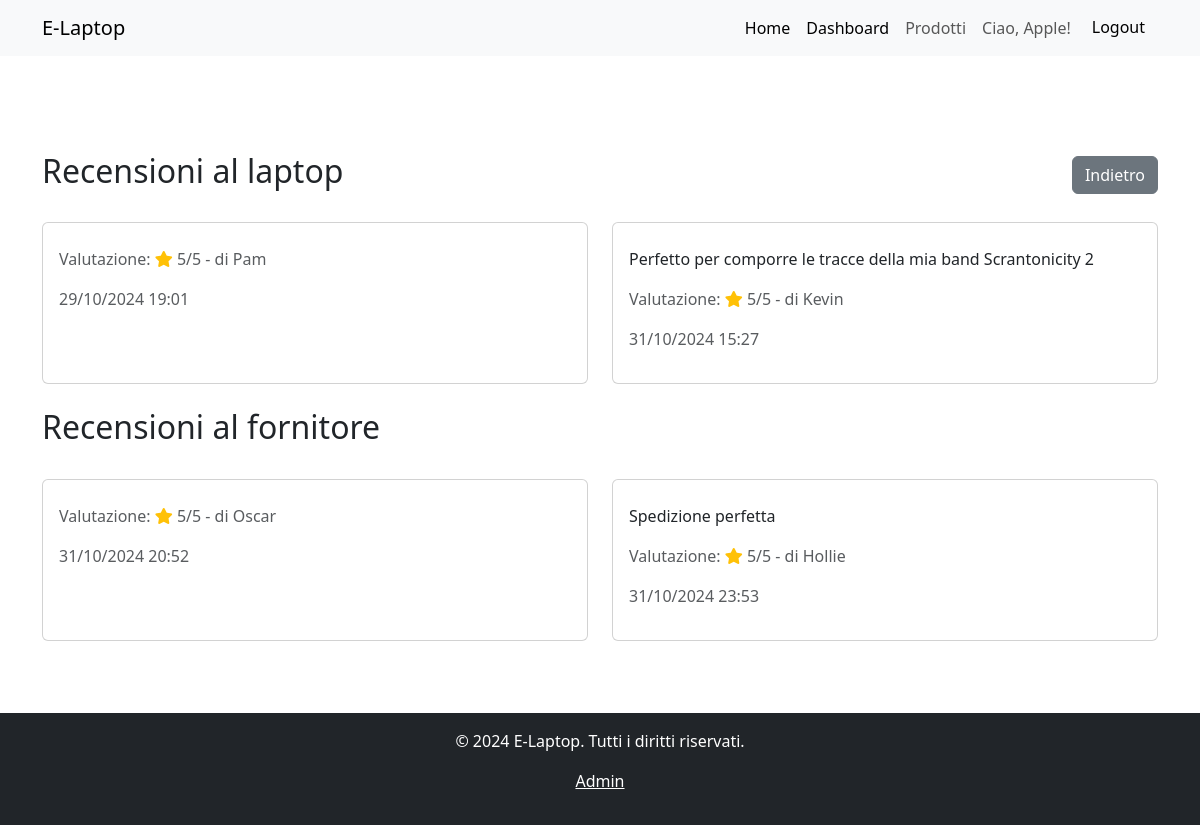
/laptopdetail/27/reviews (signed in), run on an earlier commit of the app's database.
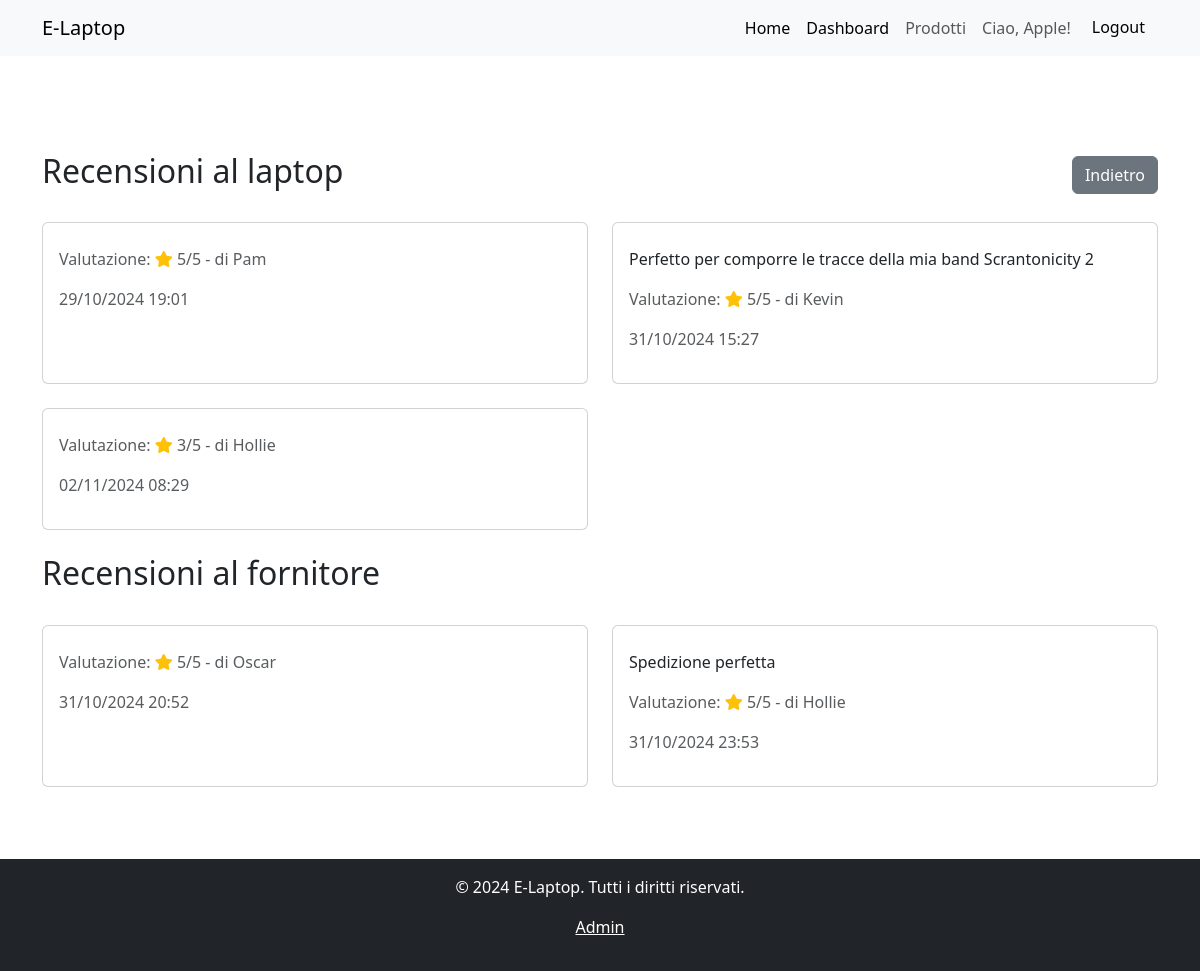
And on a later commit of the database.
### management/models.py (models this page shows, shortened)
class LaptopReview(models.Model):
    user = models.ForeignKey(settings.AUTH_USER_MODEL, on_delete=models.CASCADE)
    laptop = models.ForeignKey(Laptop, on_delete=models.CASCADE)
    rating = models.PositiveIntegerField(choices=[(i, str(i)) for i in range(1, 6)])
    description = models.TextField(max_length=200, blank=True, null=True)
    creation_time = models.DateTimeField(auto_now_add=True)
    class Meta:
        unique_together = (('user', 'laptop'),)

class CustomUser(AbstractUser):
    USER_TYPE_CHOICES = (
        ('buyer', 'Acquirente'),
        ('seller', 'Fornitore'),
    )
    user_type = models.CharField(max_length=20, choices=USER_TYPE_CHOICES)

class SellerReview(models.Model):
    user = models.ForeignKey(settings.AUTH_USER_MODEL, on_delete=models.CASCADE, related_name='seller_reviews')
    seller = models.ForeignKey(settings.AUTH_USER_MODEL, on_delete=models.CASCADE, related_name='user_reviews')
    rating = models.PositiveIntegerField(choices=[(i, str(i)) for i in range(1, 6)])
    description = models.TextField(max_length=200, blank=True, null=True)
    creation_time = models.DateTimeField(auto_now_add=True)

### management/views.py (the view)
# urls.py: path('laptopdetail/<int:laptop_id>/reviews', views.laptop_and_seller_reviews_list, name='laptop_and_seller_reviews_list'),
@login_required
def laptop_and_seller_reviews_list(request, laptop_id):
    laptop = get_object_or_404(Laptop, id=laptop_id)
    seller = get_object_or_404(CustomUser, id=laptop.seller_id)
    return render(request, 'management/laptop_and_seller_reviews_list.html', {'laptop': laptop, 'seller': seller})

### management/templates/management/laptop_and_seller_reviews_list.html (shortened to what this page needs)
{% extends "base.html" %}
{% block content %}
<div class="row mt-5">
    <div class="col-md-12">
        <div class="d-flex justify-content-between align-items-center">
            <h2>Recensioni al laptop</h2>
            <a href="{% url 'laptop_detail' laptop.id %}" class="btn btn-secondary">Indietro</a>
        </div>
        {% if laptop.laptopreview_set.exists %}
            <div class="row mt-4">
                {% for review in laptop.laptopreview_set.all %}
                    <div class="col-md-6 mb-4">
                        <div class="card h-100">
                            <div class="card-body">
                                {% if review.description %}
                                    <p class="card-text">{{ review.description }}</p>
                                {% endif %}
                                <p class="text-muted">Valutazione:
                                    <link rel="stylesheet" href="https://cdnjs.cloudflare.com/ajax/libs/font-awesome/5.15.4/css/all.min.css">
                                    <i class="fas fa-star text-warning"></i>
                                    {{ review.rating }}/5 - di {{ review.user.username }}
                                </p>
                                <p class="text-muted">{{ review.creation_time|date:"d/m/Y H:i" }}</p>
                            </div>
                        </div>
                    </div>
                {% endfor %}
            </div>
        {% else %}
            <p class="text-muted">Nessuna recensione disponibile per questo prodotto.</p>
        {% endif %}
    </div>
    <div class="col-md-12">
        <div class="d-flex justify-content-between align-items-center">
            <h2>Recensioni al fornitore</h2>
        </div>
        {% if seller.user_reviews.exists %}
            <div class="row mt-4">
                {% for review in seller.user_reviews.all %}
                    <div class="col-md-6 mb-4">
                        <div class="card h-100">
                            <div class="card-body">
                                {% if review.description %}
                                    <p class="card-text">{{ review.description }}</p>
                                {% endif %}
                                <p class="text-muted">Valutazione:
                                    <link rel="stylesheet" href="https://cdnjs.cloudflare.com/ajax/libs/font-awesome/5.15.4/css/all.min.css">
                                    <i class="fas fa-star text-warning"></i>
                                    {{ review.rating }}/5 - di {{ review.user.username }}
                                </p>
                                <p class="text-muted">{{ review.creation_time|date:"d/m/Y H:i" }}</p>
                            </div>
                        </div>
                    </div>
                {% endfor %}
            </div>
        {% else %}
            <p class="text-muted">Nessuna recensione disponibile per questo fornitore.</p>
        {% endif %}
    </div>
</div>
{% endblock %}

What changed in the data, as far as the page shows it:
added LaptopReview: rating "3", user.username "Hollie", creation_time "02/11/2024 08:29"
